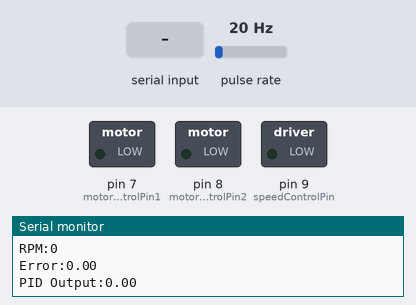
Recording of a sketch running on a simulated Arduino Uno, built with avr-gcc and run on an emulated ATmega328P. Parts: switched loads named in the sketch (green lamp = pin HIGH), the last lines printed to the serial monitor. Wiring (inferred from the names in the program): pulse sensor: data pin 2. The test bench sets the inputs (shaded band); at power-on: pulse rate 20 Hz.

Above: at 1.2 s.
1.3 s: "RPM:1\n" received over Serial
At 3.0 s:
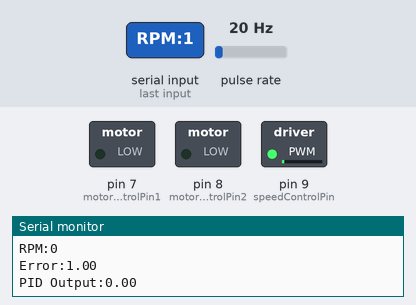
4.3 s: "Kp:150\n" received over Serial
At 6.1 s:
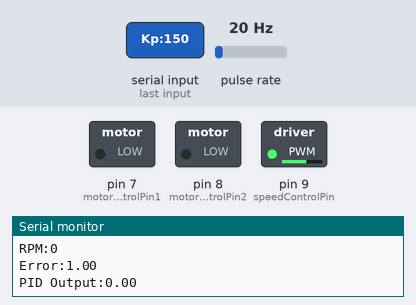
7.3 s: pulse rate (sensor on pin 2) set to 98 Hz
8.8 s: pulse rate (sensor on pin 2) set to 100 Hz
At 11.45 s:
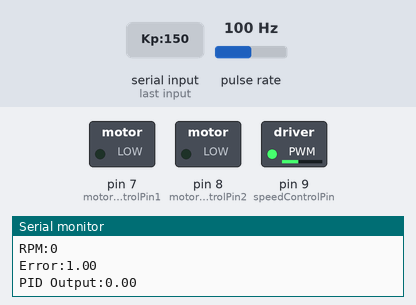
11.8 s: "Kd:150\n" received over Serial
At 12.15 s:
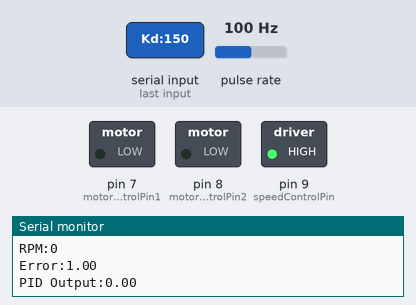
14.8 s: "Kp:1\n" received over Serial
Timing chart, 0 to 17.6 s (numbered marks = the images above; inputs shaded):
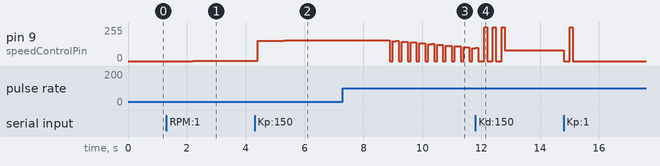

The sketch:

program-arduino.ino
```cpp
// Inisialisasi pin
const int motorControlPin1 = 7;
const int motorControlPin2 = 8;
const int speedControlPin = 9;
const int encoderSignalPinA = 2;

// Variabel untuk encoder dan Gearbox
volatile int encoderPulseCount = 0;
unsigned long previousTime = 0;
int motorRPM = 0;
float gearboxRatio = 9.6;
int adjustedRPM = 0;

const int maxMotorRPM = 630;
const int maxPWMValue = 255;

// PID variabel
float proportionalGain = 0.18;
float integralGain = 0.1;
float derivativeGain = 0.01;

float targetRPM = 0;
float currentError = 0, previousError = 0, cumulativeError = 0, rateOfChangeError = 0;
int pidOutput = 0;
float proportionalOutput = 0;

// Fungsi untuk pengaturan arah motor
void setMotorDirection(bool clockwise) {
    if (clockwise) {
        digitalWrite(motorControlPin1, HIGH);
        digitalWrite(motorControlPin2, LOW);
    } else {
        digitalWrite(motorControlPin1, LOW);
        digitalWrite(motorControlPin2, HIGH);
    }
}

// Fungsi untuk komunikasi perintah dari GUI
void executeCommand(String command) {
    int delimiterIndex = command.indexOf(':');
    if (delimiterIndex > 0) {
        String paramName = command.substring(0, delimiterIndex);
        String paramValue = command.substring(delimiterIndex + 1);

        if (paramName == "Kp") {
            proportionalGain = paramValue.toFloat();
            Serial.println("Kp updated: " + String(proportionalGain));
        } else if (paramName == "Ki") {
            integralGain = paramValue.toFloat();
            Serial.println("Ki updated: " + String(integralGain));
        } else if (paramName == "Kd") {
            derivativeGain = paramValue.toFloat();
            Serial.println("Kd updated: " + String(derivativeGain));
        } else if (paramName == "RPM") {
            targetRPM = paramValue.toInt();
            Serial.println("Target RPM updated: " + String(targetRPM));
        } else if (paramName == "DIR") {
            if (paramValue == "CW") {
                setMotorDirection(true);
                Serial.println("Direction set to CW");
            } else if (paramValue == "CCW") {
                setMotorDirection(false);
                Serial.println("Direction set to CCW");
            }
        }
    }
}

// Fungsi untuk mengirim data ke GUI
void sendDataToGUI() {
    Serial.print("RPM:");
    Serial.println(adjustedRPM);
    Serial.print("Error:");
    Serial.println(currentError);
    Serial.print("PID Output:");
    Serial.println(proportionalOutput);
}

// Fungsi interrupt untuk menghitung pulse encoder
void countEncoderPulse() {
    encoderPulseCount++;
}

// Fungsi untuk menghitung RPM berdasarkan pulse encoder
float calculateRPM() {
    motorRPM = (encoderPulseCount / 11) * 600;
    adjustedRPM = motorRPM / gearboxRatio;
    encoderPulseCount = 0;
    return adjustedRPM;
}

// Fungsi rumus PID
int calculatePID() {
    float proportionalComponent, integralComponent, derivativeComponent, output;
    currentError = targetRPM - adjustedRPM;
    proportionalComponent = proportionalGain * currentError;
    cumulativeError += currentError;
    integralComponent = integralGain * cumulativeError;
    derivativeComponent = derivativeGain * rateOfChangeError;
    rateOfChangeError = currentError - previousError;
    previousError = currentError;
    output = proportionalComponent + integralComponent + derivativeComponent;
    pidOutput = constrain(output, 0, maxPWMValue);
    return pidOutput;
}

void setup() {
    Serial.begin(9600);
    pinMode(motorControlPin1, OUTPUT);
    pinMode(motorControlPin2, OUTPUT);
    pinMode(speedControlPin, OUTPUT);
    pinMode(encoderSignalPinA, INPUT);

    attachInterrupt(digitalPinToInterrupt(encoderSignalPinA), countEncoderPulse, RISING);
}

void loop() {
    unsigned long currentTime = millis();

    // Hitung kecepatan motor setiap 100 ms
    if (currentTime - previousTime >= 100) {
        calculateRPM();
        previousTime = currentTime;
        pidOutput = calculatePID();
        analogWrite(speedControlPin, pidOutput);


        sendDataToGUI();
    }

    // Cek perintah dari serial
    if (Serial.available() > 0) {
        String command = Serial.readStringUntil('\n');
        executeCommand(command);
    }
}
```

Measured:
- the behaviour switches between 99 and 100 Hz on pulse rate (sensor on pin 2) (found by bisection; images 2 and 3)
- after the input at 1.3 s, pin 9 (speedControlPin): 0/255 → 1/255 after 0.90 s, → 2/255 1.0 s later, → 3/255 1.0 s later
